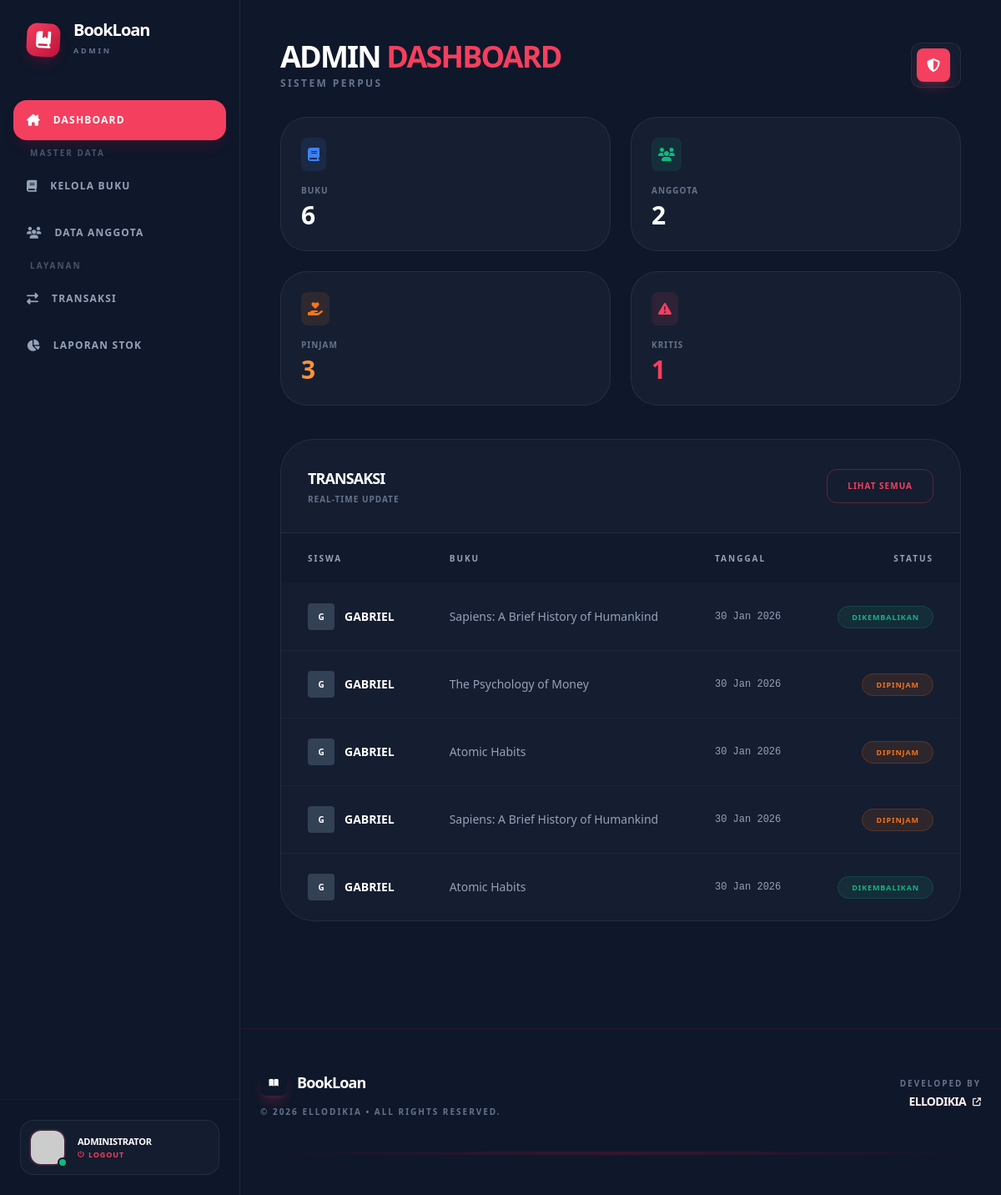
The app's page /admin/index.php with its own data.
### tables this page shows
CREATE TABLE `transaksi` (
  `id_transaksi` int(11) NOT NULL,
  `id_anggota` int(11) DEFAULT NULL,
  `id_buku` int(11) DEFAULT NULL,
  `tanggal_pinjam` date NOT NULL,
  `jatuh_tempo` date NOT NULL,
  `tanggal_kembali` date DEFAULT NULL,
  `status` enum('dipinjam','dikembalikan') DEFAULT 'dipinjam'
);

CREATE TABLE `anggota` (
  `id_anggota` int(11) NOT NULL,
  `nama_siswa` varchar(100) NOT NULL,
  `no_telp` varchar(15) DEFAULT NULL,
  `alamat` text DEFAULT NULL
);

CREATE TABLE `buku` (
  `id_buku` int(11) NOT NULL,
  `judul_buku` varchar(255) NOT NULL,
  `pengarang` varchar(100) DEFAULT NULL,
  `gambar` varchar(255) DEFAULT 'default_book.png',
  `penerbit` varchar(100) DEFAULT NULL,
  `tahun_terbit` year(4) DEFAULT NULL,
  `stok` int(11) DEFAULT 0,
  `stok_tersedia` int(11) DEFAULT 0
);

### admin/index.php (the view, shortened to what this page needs)
<?php
$koneksi = mysqli_connect("localhost", "root", "", "db_gabriel_perpustakaan");
$totalBuku = mysqli_fetch_assoc(mysqli_query($koneksi, "SELECT COUNT(*) as total FROM buku"))['total'];
$totalAnggota = mysqli_fetch_assoc(mysqli_query($koneksi, "SELECT COUNT(*) as total FROM anggota"))['total'];
$sedangDipinjam = mysqli_fetch_assoc(mysqli_query($koneksi, "SELECT COUNT(*) as total FROM transaksi WHERE status = 'dipinjam'"))['total'];
$stokKritis = mysqli_fetch_assoc(mysqli_query($koneksi, "SELECT COUNT(*) as total FROM buku WHERE stok_tersedia < 3"))['total'];
$queryTransaksi = "SELECT t.*, a.nama_siswa, b.judul_buku
                   FROM transaksi t
                   JOIN anggota a ON t.id_anggota = a.id_anggota
                   JOIN buku b ON t.id_buku = b.id_buku
                   ORDER BY t.tanggal_pinjam DESC LIMIT 5";
$daftarTransaksi = mysqli_query($koneksi, $queryTransaksi);
?>
<!doctype html>
<html lang="id">
<head>
    <script src="https://cdn.tailwindcss.com"></script>
    <link rel="stylesheet" href="https://cdnjs.cloudflare.com/ajax/libs/font-awesome/6.4.2/css/all.min.css">
</head>
<body class="font-sans text-slate-300 overflow-x-hidden" x-data>
<body class="font-sans text-slate-300 overflow-x-hidden" x-data>
    <div class="flex min-h-screen relative">
        <?php include "../include/sidebar_admin.php" ?>
        <main class="flex-1 w-full min-h-screen flex flex-col overflow-x-hidden">
            <div class="p-4 md:p-10 lg:p-12">
                <div class="mb-8 flex flex-row justify-between items-center gap-2">
                    <div>
                        <h1 class="text-xl md:text-4xl font-black text-white uppercase tracking-tighter leading-none">
                            Admin <span class="text-rose-500">Dashboard</span>
                        </h1>
                        <p class="text-slate-500 text-[8px] md:text-xs font-bold uppercase tracking-[0.2em] mt-1">Sistem Perpus</p>
                    </div>
                    <div class="flex items-center gap-2 bg-slate-800/40 p-1.5 pr-3 rounded-xl border border-slate-700/50">
                        <div class="w-7 h-7 md:w-10 md:h-10 bg-rose-500 rounded-lg flex items-center justify-center text-white shadow-lg shadow-rose-500/20">
                            <i class="fa-solid fa-shield-halved text-xs md:text-base"></i>
                        </div>
                    </div>
                </div>
                <div class="grid grid-cols-2 xl:grid-cols-4 gap-3 md:gap-6 mb-10">
                    <div class="bg-slate-800/50 p-4 md:p-6 rounded-2xl md:rounded-[2rem] border border-slate-700/50 hover:border-blue-500/30 transition-all group relative overflow-hidden">
                        <div class="p-2 bg-blue-500/10 rounded-lg text-blue-500 w-fit mb-2 md:mb-4 text-xs md:text-base"><i class="fa-solid fa-book"></i></div>
                        <p class="text-[8px] md:text-[10px] font-black uppercase tracking-widest text-slate-500">Buku</p>
                        <h3 class="text-xl md:text-3xl font-black text-white mt-1 group-hover:text-blue-400 transition-colors"><?= $totalBuku ?></h3>
                    </div>
                    <div class="bg-slate-800/50 p-4 md:p-6 rounded-2xl md:rounded-[2rem] border border-slate-700/50 hover:border-emerald-500/30 transition-all group relative overflow-hidden">
                        <div class="p-2 bg-emerald-500/10 rounded-lg text-emerald-500 w-fit mb-2 md:mb-4 text-xs md:text-base"><i class="fa-solid fa-users"></i></div>
                        <p class="text-[8px] md:text-[10px] font-black uppercase tracking-widest text-slate-500">Anggota</p>
                        <h3 class="text-xl md:text-3xl font-black text-white mt-1 group-hover:text-emerald-400 transition-colors"><?= $totalAnggota ?></h3>
                    </div>
                    <div class="bg-slate-800/50 p-4 md:p-6 rounded-2xl md:rounded-[2rem] border border-slate-700/50 hover:border-orange-500/30 transition-all group relative overflow-hidden">
                        <div class="p-2 bg-orange-500/10 rounded-lg text-orange-500 w-fit mb-2 md:mb-4 text-xs md:text-base"><i class="fa-solid fa-hand-holding-heart"></i></div>
                        <p class="text-[8px] md:text-[10px] font-black uppercase tracking-widest text-slate-500">Pinjam</p>
                        <h3 class="text-xl md:text-3xl font-black text-orange-400 mt-1"><?= $sedangDipinjam ?></h3>
                    </div>
                    <div class="bg-slate-800/50 p-4 md:p-6 rounded-2xl md:rounded-[2rem] border border-slate-700/50 hover:border-rose-500/50 transition-all group relative overflow-hidden">
                        <div class="p-2 bg-rose-500/10 rounded-lg text-rose-500 w-fit mb-2 md:mb-4 animate-pulse text-xs md:text-base"><i class="fa-solid fa-triangle-exclamation"></i></div>
                        <p class="text-[8px] md:text-[10px] font-black uppercase tracking-widest text-slate-500">Kritis</p>
                        <h3 class="text-xl md:text-3xl font-black text-rose-500 mt-1"><?= $stokKritis ?></h3>
                    </div>
                </div>
                <div class="bg-slate-800/40 rounded-3xl md:rounded-[2.5rem] border border-slate-700/50 overflow-hidden backdrop-blur-sm">
                    <div class="p-5 md:p-8 border-b border-slate-700/50 flex flex-row justify-between items-center gap-4">
                        <div class="text-left">
                            <h2 class="text-sm md:text-lg font-black text-white uppercase tracking-tighter leading-none">Transaksi</h2>
                            <p class="text-[7px] md:text-[10px] font-bold text-slate-500 uppercase tracking-widest mt-1">Real-time update</p>
                        </div>
                        <a href="transaksi.php" class="text-[8px] md:text-[10px] font-black text-rose-500 border border-rose-500/30 px-3 py-2 md:px-6 md:py-3 rounded-lg md:rounded-xl hover:bg-rose-500 hover:text-white transition-all uppercase tracking-widest">Lihat Semua</a>
                    </div>
                    <div class="overflow-x-auto custom-scrollbar">
                        <table class="w-full text-left text-xs md:text-sm whitespace-nowrap min-w-[600px] md:min-w-full">
                            <thead class="bg-slate-900/50 text-slate-400 uppercase text-[9px] md:text-[10px] font-black tracking-[0.2em]">
                                <tr>
                                    <th class="px-5 md:px-8 py-4 md:py-5">Siswa</th>
                                    <th class="px-5 md:px-8 py-4 md:py-5">Buku</th>
                                    <th class="px-5 md:px-8 py-4 md:py-5">Tanggal</th>
                                    <th class="px-5 md:px-8 py-4 md:py-5 text-right">Status</th>
                                </tr>
                            </thead>
                            <tbody class="divide-y divide-slate-700/30 text-slate-400">
                                <?php if(mysqli_num_rows($daftarTransaksi) > 0): ?>
                                    <?php while($row = mysqli_fetch_assoc($daftarTransaksi)): ?>
                                    <tr class="hover:bg-slate-700/20 transition-all group">
                                        <td class="px-5 md:px-8 py-4 md:py-6 flex items-center gap-2 md:gap-3">
                                            <div class="w-6 h-6 md:w-8 md:h-8 bg-slate-700 rounded flex items-center justify-center text-[8px] md:text-[10px] font-black text-white uppercase"><?= substr($row['nama_siswa'], 0, 1) ?></div>
                                            <span class="font-bold text-white text-[10px] md:text-sm group-hover:text-rose-400 transition-colors uppercase"><?= $row['nama_siswa'] ?></span>
                                        </td>
                                        <td class="px-5 md:px-8 py-4 md:py-6 text-[10px] md:text-sm"><?= $row['judul_buku'] ?></td>
                                        <td class="px-5 md:px-8 py-4 md:py-6 font-mono text-[9px] md:text-xs"><?= date('d M Y', strtotime($row['tanggal_pinjam'])) ?></td>
                                        <td class="px-5 md:px-8 py-4 md:py-6 text-right">
                                            <span class="px-2 py-1 md:px-4 md:py-1.5 rounded-full text-[7px] md:text-[9px] font-black uppercase tracking-widest border <?= $row['status'] == 'dipinjam' ? 'bg-orange-500/10 text-orange-500 border-orange-500/20' : 'bg-emerald-500/10 text-emerald-500 border-emerald-500/20' ?>">
                                                <?= $row['status'] ?>
                                            </span>
                                        </td>
                                    </tr>
                                    <?php endwhile; ?>
                                <?php else: ?>
                                    <tr><td colspan="4" class="px-5 md:px-8 py-10 text-center uppercase text-[10px] italic">Belum ada transaksi</td></tr>
                                <?php endif; ?>
                            </tbody>
                        </table>
                    </div>
                </div>
            </div>
            <?php include "../include/footer_admin.php" ?>
        </main>
    </div>
</body>
</html>

### admin/index.php (style rules this page uses)
body { background-color: #0f172a; }

### records on screen
transaksi: id_anggota.nama_siswa "G", id_anggota.nama_siswa "GABRIEL", id_buku.judul_buku "Sapiens: A Brief History of Humankind", tanggal_pinjam "30 Jan 2026", status "DIKEMBALIKAN"
transaksi: id_anggota.nama_siswa "G", id_anggota.nama_siswa "GABRIEL", id_buku.judul_buku "The Psychology of Money", tanggal_pinjam "30 Jan 2026", status "DIPINJAM"
transaksi: id_anggota.nama_siswa "G", id_anggota.nama_siswa "GABRIEL", id_buku.judul_buku "Atomic Habits", tanggal_pinjam "30 Jan 2026", status "DIPINJAM"
transaksi: id_anggota.nama_siswa "G", id_anggota.nama_siswa "GABRIEL", id_buku.judul_buku "Sapiens: A Brief History of Humankind", tanggal_pinjam "30 Jan 2026", status "DIPINJAM"
transaksi: id_anggota.nama_siswa "G", id_anggota.nama_siswa "GABRIEL", id_buku.judul_buku "Atomic Habits", tanggal_pinjam "30 Jan 2026", status "DIKEMBALIKAN"

### other values on screen
$totalBuku "6"
$totalAnggota "2"
$sedangDipinjam "3"
$stokKritis "1"
